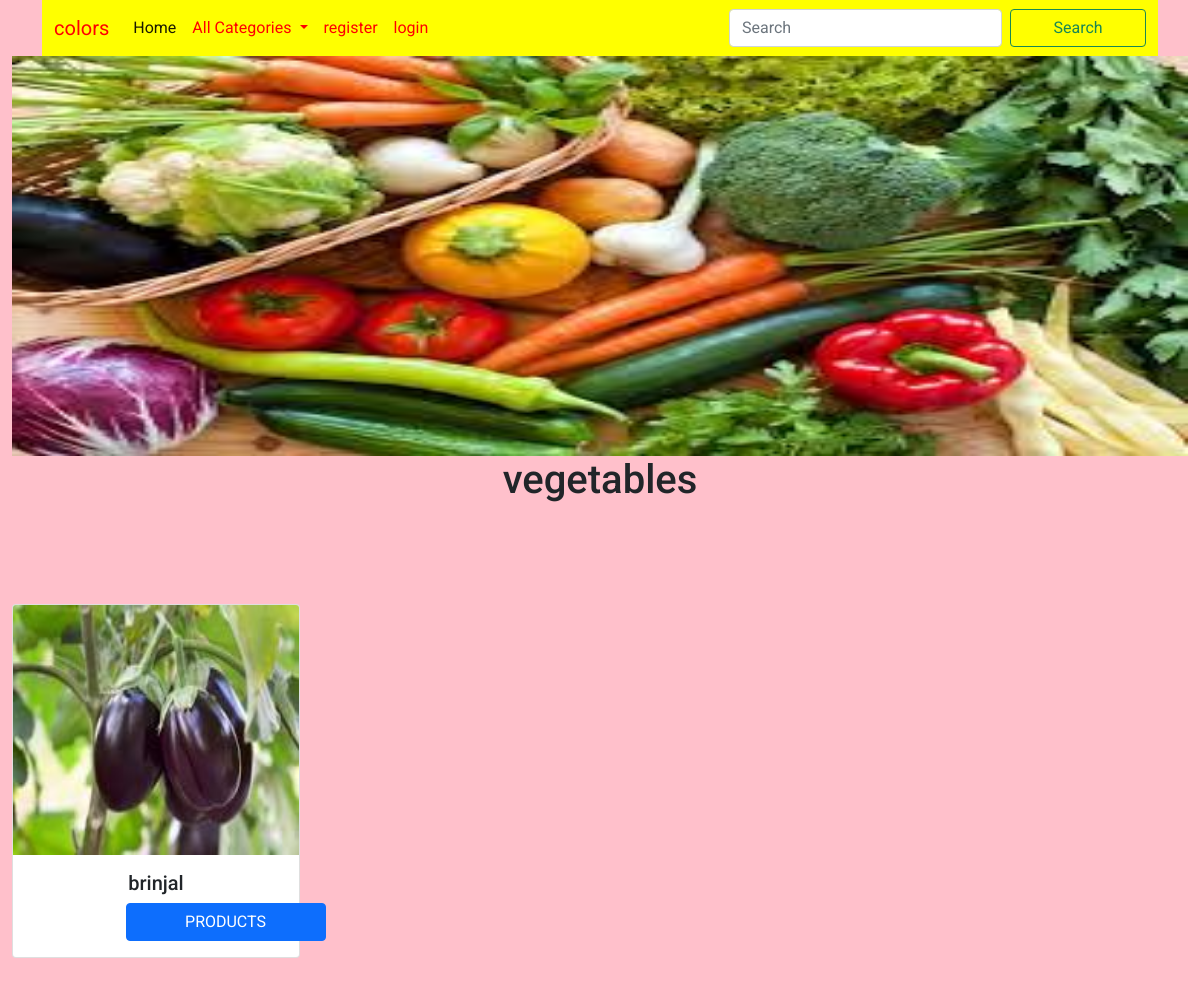
The page /allproducts/vegetables on the database its author committed.
### shop/models.py (models this page shows, shortened)
class Category(models.Model):
    name=models.CharField(max_length=250,unique=True)
    slug=models.SlugField(max_length=250,unique=True)
    description=models.TextField(blank=True)
    image=models.ImageField(upload_to='shop/category',null=True,blank=True)

class Product(models.Model):
    name=models.CharField(max_length=250,unique=True)
    slug = models.SlugField(max_length=250, unique=True)
    description = models.TextField(blank=True)
    price=models.DecimalField(max_digits=10,decimal_places=2)
    category=models.ForeignKey(Category,on_delete=models.CASCADE)
    image=models.ImageField(upload_to='image/products',null=True,blank=True)
    stock=models.IntegerField()
    available=models.BooleanField(default=True)
    created=models.DateTimeField(auto_now_add=True)
    updated=models.DateTimeField(auto_now=True)

### shop/views.py (the view)
# urls.py: path('allproducts/<slug:p>',views.allproducts,name="allproducts"),
def allproducts(request,p):
    c=Category.objects.get(slug=p)
    product=Product.objects.filter(category__slug=p)
    return render(request,'products.html',{'product':product,'c':c})

### cart/context_processors.py (called while the page is built, shortened)
def counter(request):
    item_count=0
    return {'item_count':item_count}

### shop/context_processors.py (called while the page is built)
def menu_links(request):
    links=Category.objects.all()
    return{'links':links}

### templates/products.html (shortened to what this page needs)
{% extends 'base.html' %}
{% load static %}
{% block content %}
<div class="container-fluid">
    <img src="{{c.image.url}}" height="400px" width="100%">
</div>
<div class="container-fluid" style="margin-bottom:100px;">
     <h1 class="text-center">{{c.name}}</h1>
</div>
<div class="container-fluid" style="margin-bottom:100px;">
    <div class="row">
        {% for i in product %}
        <div class="col-sm-4">
            <div class="card" style="width: 18rem;">
                 <img src="{{i.image.url}}" height="250px",width="100%" class="card-img-top" alt="...">
                 <div class="card-body">
                      <h5 class="card-title text-center">{{i.name}}</h5>
                      <a href="{% url 'shop:prodetail' i.slug %}" class="btn btn-primary" style="position:relative;left:38%;">PRODUCTS</a>
                 </div>
            </div>
            {% endfor %}
        </div>
    </div>
</div>
{% endblock %}

### static/css/custom.css (style rules this page uses)
body { background-color:pink; font-family: 'Roboto', sans-serif; }
.btn { width:200px; }

### rows shown on the page
Category: image (picture), name "vegetables"
Product: image (picture), name "brinjal"
